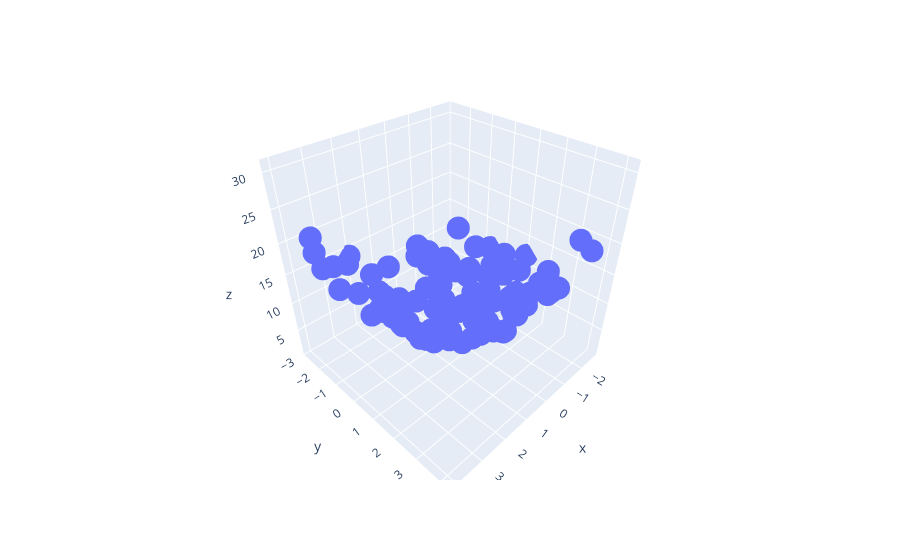

Source (notebook cell):
### Code cell
fig = px.scatter_3d(df,x=x.ravel(), y=y.ravel(), z=z.ravel())
fig.show()
